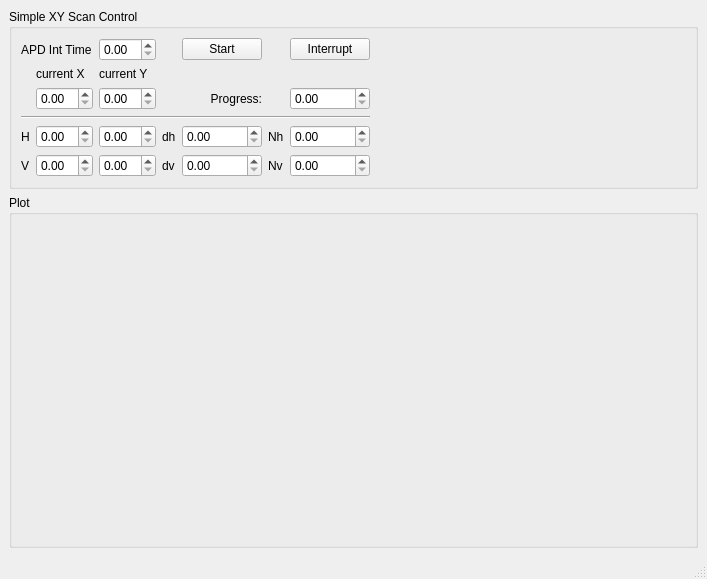
<?xml version="1.0" encoding="UTF-8"?>
<ui version="4.0">
 <class>SimpleXYScanWindow</class>
 <widget class="QMainWindow" name="SimpleXYScanWindow">
  <property name="geometry">
   <rect>
    <x>0</x>
    <y>0</y>
    <width>707</width>
    <height>579</height>
   </rect>
  </property>
  <property name="acceptDrops">
   <bool>false</bool>
  </property>
  <property name="windowTitle">
   <string>Simple XY Scan</string>
  </property>
  <widget class="QWidget" name="centralwidget">
   <layout class="QVBoxLayout" name="verticalLayout" stretch="0,1">
    <item>
     <widget class="QGroupBox" name="control_groupBox">
      <property name="title">
       <string>Simple XY Scan Control</string>
      </property>
      <layout class="QGridLayout" name="gridLayout" columnstretch="0,0,0,0,0,0,0,1">
       <item row="4" column="2">
        <widget class="QDoubleSpinBox" name="h1_doubleSpinBox"/>
       </item>
       <item row="2" column="2">
        <widget class="QDoubleSpinBox" name="y_doubleSpinBox"/>
       </item>
       <item row="5" column="3">
        <widget class="QLabel" name="dv_label_2">
         <property name="text">
          <string>dv</string>
         </property>
        </widget>
       </item>
       <item row="1" column="1">
        <widget class="QLabel" name="x_label">
         <property name="text">
          <string>current X</string>
         </property>
        </widget>
       </item>
       <item row="0" column="0" colspan="2">
        <widget class="QLabel" name="int_time_label">
         <property name="text">
          <string>APD Int Time</string>
         </property>
        </widget>
       </item>
       <item row="5" column="4">
        <widget class="QDoubleSpinBox" name="dv_doubleSpinBox"/>
       </item>
       <item row="1" column="2">
        <widget class="QLabel" name="y_label">
         <property name="text">
          <string>current Y</string>
         </property>
        </widget>
       </item>
       <item row="4" column="4">
        <widget class="QDoubleSpinBox" name="dh_doubleSpinBox"/>
       </item>
       <item row="2" column="4">
        <widget class="QLabel" name="progres_label">
         <property name="text">
          <string>Progress:</string>
         </property>
         <property name="alignment">
          <set>Qt::AlignRight|Qt::AlignTrailing|Qt::AlignVCenter</set>
         </property>
        </widget>
       </item>
       <item row="0" column="2">
        <widget class="QDoubleSpinBox" name="int_time_doubleSpinBox"/>
       </item>
       <item row="0" column="6">
        <widget class="QPushButton" name="interrupt_pushButton">
         <property name="text">
          <string>Interrupt</string>
         </property>
        </widget>
       </item>
       <item row="2" column="6">
        <widget class="QDoubleSpinBox" name="progress_doubleSpinBox"/>
       </item>
       <item row="5" column="2">
        <widget class="QDoubleSpinBox" name="v1_doubleSpinBox"/>
       </item>
       <item row="5" column="0">
        <widget class="QLabel" name="v_label_2">
         <property name="text">
          <string>V</string>
         </property>
        </widget>
       </item>
       <item row="4" column="0">
        <widget class="QLabel" name="h_label">
         <property name="text">
          <string>H</string>
         </property>
        </widget>
       </item>
       <item row="2" column="1">
        <widget class="QDoubleSpinBox" name="x_doubleSpinBox"/>
       </item>
       <item row="0" column="4">
        <widget class="QPushButton" name="start_pushButton">
         <property name="text">
          <string>Start</string>
         </property>
        </widget>
       </item>
       <item row="4" column="1">
        <widget class="QDoubleSpinBox" name="h0_doubleSpinBox"/>
       </item>
       <item row="3" column="0" colspan="7">
        <widget class="Line" name="line">
         <property name="orientation">
          <enum>Qt::Horizontal</enum>
         </property>
        </widget>
       </item>
       <item row="2" column="7">
        <widget class="QLabel" name="label">
         <property name="sizePolicy">
          <sizepolicy hsizetype="Expanding" vsizetype="Preferred">
           <horstretch>0</horstretch>
           <verstretch>0</verstretch>
          </sizepolicy>
         </property>
         <property name="text">
          <string/>
         </property>
        </widget>
       </item>
       <item row="4" column="6">
        <widget class="QDoubleSpinBox" name="Nh_doubleSpinBox"/>
       </item>
       <item row="5" column="6">
        <widget class="QDoubleSpinBox" name="Nv_doubleSpinBox"/>
       </item>
       <item row="5" column="1">
        <widget class="QDoubleSpinBox" name="v0_doubleSpinBox"/>
       </item>
       <item row="4" column="3">
        <widget class="QLabel" name="dv_label">
         <property name="text">
          <string>dh</string>
         </property>
        </widget>
       </item>
       <item row="4" column="5">
        <widget class="QLabel" name="label_2">
         <property name="text">
          <string>Nh</string>
         </property>
        </widget>
       </item>
       <item row="5" column="5">
        <widget class="QLabel" name="label_3">
         <property name="text">
          <string>Nv</string>
         </property>
        </widget>
       </item>
      </layout>
     </widget>
    </item>
    <item>
     <widget class="QGroupBox" name="plot_groupBox">
      <property name="title">
       <string>Plot</string>
      </property>
      <layout class="QVBoxLayout" name="verticalLayout_2"/>
     </widget>
    </item>
   </layout>
  </widget>
  <widget class="QMenuBar" name="menubar">
   <property name="geometry">
    <rect>
     <x>0</x>
     <y>0</y>
     <width>707</width>
     <height>22</height>
    </rect>
   </property>
  </widget>
  <widget class="QStatusBar" name="statusbar"/>
 </widget>
 <resources/>
 <connections/>
</ui>
